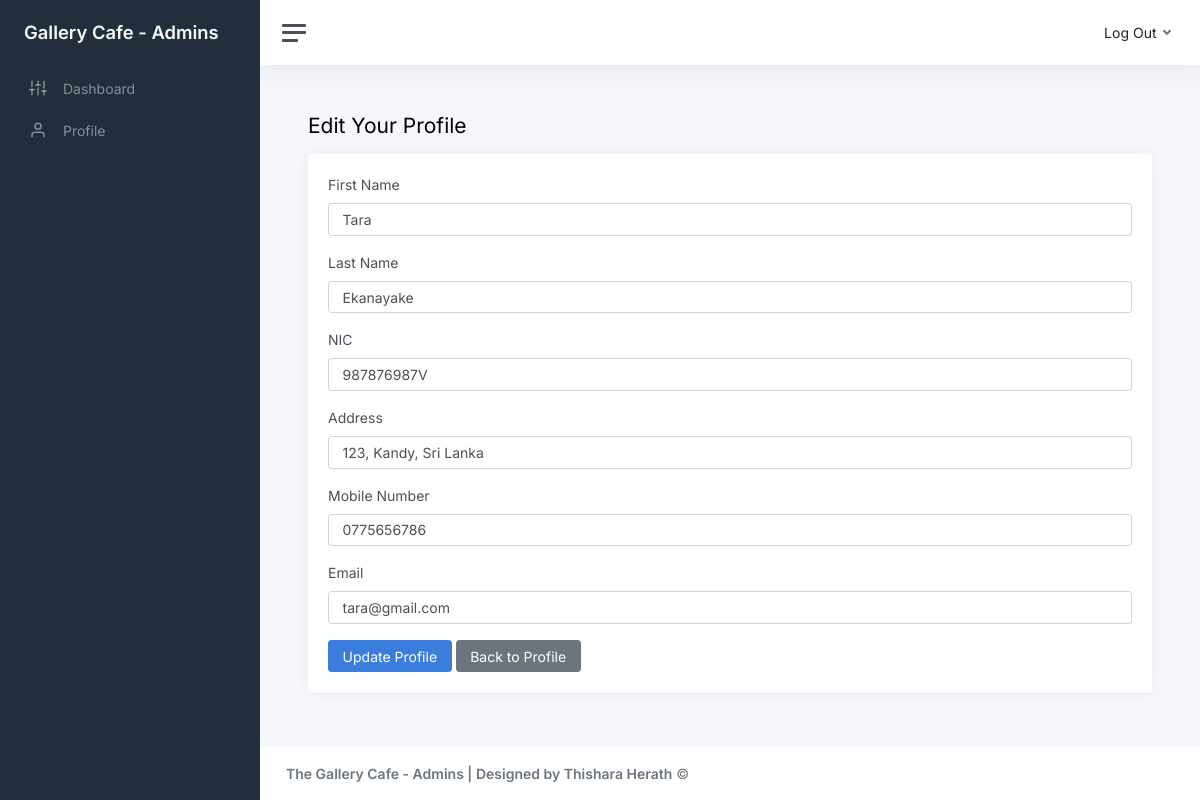
Page /edit_staf_profile.php (signed in) on the committed database.
### tables this page shows
CREATE TABLE IF NOT EXISTS `staff` (
  `id` int NOT NULL AUTO_INCREMENT,
  `firstname` varchar(50) DEFAULT NULL,
  `lastname` varchar(50) DEFAULT NULL,
  `nic` varchar(20) DEFAULT NULL,
  `address` varchar(100) DEFAULT NULL,
  `mnumber` varchar(15) DEFAULT NULL,
  `email` varchar(50) DEFAULT NULL,
  `password` varchar(50) DEFAULT NULL,
  `profile_picture` varchar(5000) DEFAULT NULL,
  PRIMARY KEY (`id`)
);

### edit_staf_profile.php (the view, shortened to what this page needs)
<?php
require 'dbconn.php';
$user_id = $_SESSION['user_id'];
$sql = "SELECT firstname, lastname, nic, address, mnumber, email FROM staff WHERE id = ?";
$stmt = $conn->prepare($sql);
$stmt->bind_param('i', $user_id);
$stmt->execute();
$stmt->bind_result($firstname, $lastname, $nic, $address, $mnumber, $email);
?>
<!DOCTYPE html>
<html lang="en">
<head>
    <link href="admin_css/app.css" rel="stylesheet">
</head>
<body>
    <div class="wrapper">
        <nav id="sidebar" class="sidebar js-sidebar">
            <div class="sidebar-content js-simplebar">
                <a class="sidebar-brand" href="index.html">
                    <span class="align-middle">Gallery Cafe - Admins</span>
                </a>
                <ul class="sidebar-nav">
                    <li class="sidebar-item">
                        <a class="sidebar-link" href="admin_panel.php">
                            <i class="align-middle" data-feather="sliders"></i> <span class="align-middle">Dashboard</span>
                        </a>
                    </li>
                    <li class="sidebar-item">
                        <a class="sidebar-link" href="pages-profile.php">
                            <i class="align-middle" data-feather="user"></i> <span class="align-middle">Profile</span>
                        </a>
                    </li>
                </ul>
            </div>
        </nav>
        <div class="main">
            <nav class="navbar navbar-expand navbar-light navbar-bg">
                <a class="sidebar-toggle js-sidebar-toggle">
                    <i class="hamburger align-self-center"></i>
                </a>
                <div class="navbar-collapse collapse">
                    <ul class="navbar-nav navbar-align">
                        <li class="nav-item dropdown">
                            <a class="nav-link dropdown-toggle d-none d-sm-inline-block" href="#" data-bs-toggle="dropdown">
                                <span class="text-dark">Log Out</span>
                            </a>
                        </li>
                    </ul>
                </div>
            </nav>
            <main class="content">
                <div class="container-fluid p-0">
                    <h1 class="h3 mb-3">Edit Your Profile</h1>
                    <div class="card">
                        <div class="card-body">
                            <form action="edit_staff_profile.php" method="POST">
                                <div class="mb-3">
                                    <label for="firstname" class="form-label">First Name</label>
                                    <input type="text" class="form-control" id="firstname" name="firstname" value="<?php echo htmlspecialchars($firstname); ?>" required>
                                </div>
                                <div class="mb-3">
                                    <label for="lastname" class="form-label">Last Name</label>
                                    <input type="text" class="form-control" id="lastname" name="lastname" value="<?php echo htmlspecialchars($lastname); ?>" required>
                                </div>
                                <div class="mb-3">
                                    <label for="nic" class="form-label">NIC</label>
                                    <input type="text" class="form-control" id="nic" name="nic" value="<?php echo htmlspecialchars($nic); ?>" required>
                                </div>
                                <div class="mb-3">
                                    <label for="address" class="form-label">Address</label>
                                    <input type="text" class="form-control" id="address" name="address" value="<?php echo htmlspecialchars($address); ?>" required>
                                </div>
                                <div class="mb-3">
                                    <label for="mnumber" class="form-label">Mobile Number</label>
                                    <input type="text" class="form-control" id="mnumber" name="mnumber" value="<?php echo htmlspecialchars($mnumber); ?>" required>
                                </div>
                                <div class="mb-3">
                                    <label for="email" class="form-label">Email</label>
                                    <input type="email" class="form-control" id="email" name="email" value="<?php echo htmlspecialchars($email); ?>" required>
                                </div>
                                <button type="submit" class="btn btn-primary">Update Profile</button>
                                <a href="staff_panel.php" class="btn btn-secondary">Back to Profile</a>
                            </form>
                        </div>
                    </div>
                </div>
            </main>
            <footer class="footer">
                <div class="container-fluid">
                    <div class="row text-muted">
                        <div class="col-6 text-start">
                            <p class="mb-0">
                                <a class="text-muted" href="https://adminkit.io/" target="_blank"><strong>The Gallery Cafe - Admins | Designed by Thishara Herath</strong></a> &copy;
                            </p>
                        </div>
                    </div>
                </div>
            </footer>
        </div>
    </div>
</body>
</html>

### rows in the picture
staff: firstname "Tara", lastname "Ekanayake", nic "987876987V", address "123, Kandy, Sri Lanka", mnumber "0775656786", email "tara@gmail.com"
